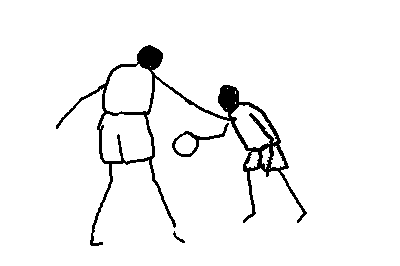
#> input picture out1.gif, 400 x 266 px
$ python testpil.py   (older library calls are emulated)
#> lines starting #> are read from the running program, lines starting #| are printed output that depends on the picture; after the words box and inside, x2 and y2 are one past the last pixel; in counts of white or black regions, pixels touching at a corner belong together
from PIL import  Image

def produceImage(file_in, width, height, file_out):
#> called with file_in = 'out1.gif', width = 200, height = 133, file_out = 'out2.gif'
    image = Image.open(file_in)
#> image is the input picture: PIL image 400x266 P; 95.6% white; 3 black regions, box (x1, y1, x2, y2) and area: (56, 45, 307, 246) 4336, (172, 123, 229, 157) 328, (173, 231, 185, 243) 40
    resized_image = image.resize((width, height), Image.ANTIALIAS)
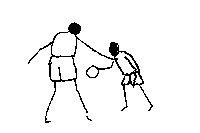
#> resized_image: PIL image 200x133 P; 95.6% white; black in thin lines or dots, all inside (x1, y1, x2, y2) = (28, 22, 153, 123)
    resized_image.save(file_out)


if __name__ == '__main__':
    file_in = 'out1.gif'

    w = 200
    h = 133
    out = 'out2.gif'
    produceImage(file_in, w, h, out)
